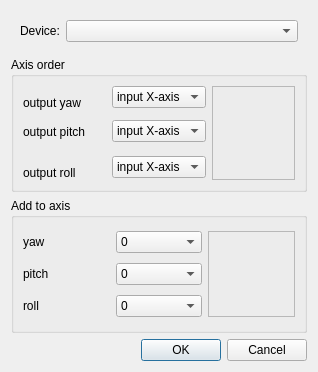
<?xml version="1.0" encoding="UTF-8"?>
<ui version="4.0">
 <class>UI_edtracker_dialog</class>
 <widget class="QWidget" name="UI_edtracker_dialog">
  <property name="windowModality">
   <enum>Qt::NonModal</enum>
  </property>
  <property name="geometry">
   <rect>
    <x>0</x>
    <y>0</y>
    <width>318</width>
    <height>372</height>
   </rect>
  </property>
  <property name="windowTitle">
   <string>Tracker settings</string>
  </property>
  <property name="windowIcon">
   <iconset>
    <normaloff>../gui/images/opentrack.png</normaloff>../gui/images/opentrack.png</iconset>
  </property>
  <layout class="QVBoxLayout" name="verticalLayout">
   <item>
    <widget class="QFrame" name="frame">
     <property name="sizePolicy">
      <sizepolicy hsizetype="Preferred" vsizetype="Maximum">
       <horstretch>0</horstretch>
       <verstretch>0</verstretch>
      </sizepolicy>
     </property>
     <property name="frameShape">
      <enum>QFrame::NoFrame</enum>
     </property>
     <property name="frameShadow">
      <enum>QFrame::Raised</enum>
     </property>
     <layout class="QHBoxLayout" name="horizontalLayout">
      <item>
       <widget class="QLabel" name="label_5">
        <property name="sizePolicy">
         <sizepolicy hsizetype="Maximum" vsizetype="Maximum">
          <horstretch>0</horstretch>
          <verstretch>0</verstretch>
         </sizepolicy>
        </property>
        <property name="text">
         <string>Device:</string>
        </property>
       </widget>
      </item>
      <item>
       <widget class="QComboBox" name="dev">
        <property name="currentText">
         <string/>
        </property>
        <property name="modelColumn">
         <number>0</number>
        </property>
       </widget>
      </item>
     </layout>
    </widget>
   </item>
   <item>
    <widget class="QGroupBox" name="groupBox">
     <property name="title">
      <string>Axis order</string>
     </property>
     <layout class="QGridLayout" name="gridLayout">
      <item row="0" column="0" rowspan="2">
       <widget class="QLabel" name="label">
        <property name="text">
         <string>output yaw</string>
        </property>
       </widget>
      </item>
      <item row="2" column="0">
       <widget class="QLabel" name="label_2">
        <property name="text">
         <string>output pitch</string>
        </property>
       </widget>
      </item>
      <item row="0" column="1">
       <widget class="QComboBox" name="input_x">
        <item>
         <property name="text">
          <string>input X-axis</string>
         </property>
        </item>
        <item>
         <property name="text">
          <string>input Y-axis</string>
         </property>
        </item>
        <item>
         <property name="text">
          <string>input Z-axis</string>
         </property>
        </item>
       </widget>
      </item>
      <item row="1" column="1" rowspan="3">
       <widget class="QComboBox" name="input_y">
        <item>
         <property name="text">
          <string>input X-axis</string>
         </property>
        </item>
        <item>
         <property name="text">
          <string>input Y-axis</string>
         </property>
        </item>
        <item>
         <property name="text">
          <string>input Z-axis</string>
         </property>
        </item>
       </widget>
      </item>
      <item row="5" column="0">
       <widget class="QLabel" name="label_3">
        <property name="text">
         <string>output roll</string>
        </property>
       </widget>
      </item>
      <item row="0" column="2" rowspan="6">
       <widget class="QFrame" name="frame_2">
        <property name="frameShape">
         <enum>QFrame::StyledPanel</enum>
        </property>
        <property name="frameShadow">
         <enum>QFrame::Raised</enum>
        </property>
       </widget>
      </item>
      <item row="4" column="1" rowspan="2">
       <widget class="QComboBox" name="input_z">
        <item>
         <property name="text">
          <string>input X-axis</string>
         </property>
        </item>
        <item>
         <property name="text">
          <string>input Y-axis</string>
         </property>
        </item>
        <item>
         <property name="text">
          <string>input Z-axis</string>
         </property>
        </item>
       </widget>
      </item>
     </layout>
    </widget>
   </item>
   <item>
    <widget class="QGroupBox" name="groupBox_2">
     <property name="title">
      <string>Add to axis</string>
     </property>
     <layout class="QGridLayout" name="gridLayout_2">
      <item row="0" column="0">
       <widget class="QLabel" name="label_4">
        <property name="text">
         <string>yaw</string>
        </property>
       </widget>
      </item>
      <item row="0" column="1">
       <widget class="QComboBox" name="add_yaw">
        <item>
         <property name="text">
          <string>0</string>
         </property>
        </item>
        <item>
         <property name="text">
          <string>+90</string>
         </property>
        </item>
        <item>
         <property name="text">
          <string>-90</string>
         </property>
        </item>
        <item>
         <property name="text">
          <string>+180</string>
         </property>
        </item>
        <item>
         <property name="text">
          <string>-180</string>
         </property>
        </item>
       </widget>
      </item>
      <item row="1" column="1">
       <widget class="QComboBox" name="add_pitch">
        <item>
         <property name="text">
          <string>0</string>
         </property>
        </item>
        <item>
         <property name="text">
          <string>+90</string>
         </property>
        </item>
        <item>
         <property name="text">
          <string>-90</string>
         </property>
        </item>
        <item>
         <property name="text">
          <string>+180</string>
         </property>
        </item>
        <item>
         <property name="text">
          <string>-180</string>
         </property>
        </item>
       </widget>
      </item>
      <item row="0" column="2" rowspan="3">
       <widget class="QFrame" name="frame_3">
        <property name="frameShape">
         <enum>QFrame::StyledPanel</enum>
        </property>
        <property name="frameShadow">
         <enum>QFrame::Raised</enum>
        </property>
       </widget>
      </item>
      <item row="2" column="0">
       <widget class="QLabel" name="label_9">
        <property name="text">
         <string>roll</string>
        </property>
       </widget>
      </item>
      <item row="1" column="0">
       <widget class="QLabel" name="label_6">
        <property name="text">
         <string>pitch</string>
        </property>
       </widget>
      </item>
      <item row="2" column="1">
       <widget class="QComboBox" name="add_roll">
        <item>
         <property name="text">
          <string>0</string>
         </property>
        </item>
        <item>
         <property name="text">
          <string>+90</string>
         </property>
        </item>
        <item>
         <property name="text">
          <string>-90</string>
         </property>
        </item>
        <item>
         <property name="text">
          <string>+180</string>
         </property>
        </item>
        <item>
         <property name="text">
          <string>-180</string>
         </property>
        </item>
       </widget>
      </item>
     </layout>
    </widget>
   </item>
   <item>
    <widget class="QDialogButtonBox" name="buttonBox">
     <property name="standardButtons">
      <set>QDialogButtonBox::Cancel|QDialogButtonBox::Ok</set>
     </property>
    </widget>
   </item>
  </layout>
 </widget>
 <resources/>
 <connections/>
 <slots>
  <slot>startEngineClicked()</slot>
  <slot>stopEngineClicked()</slot>
  <slot>cameraSettingsClicked()</slot>
 </slots>
</ui>
